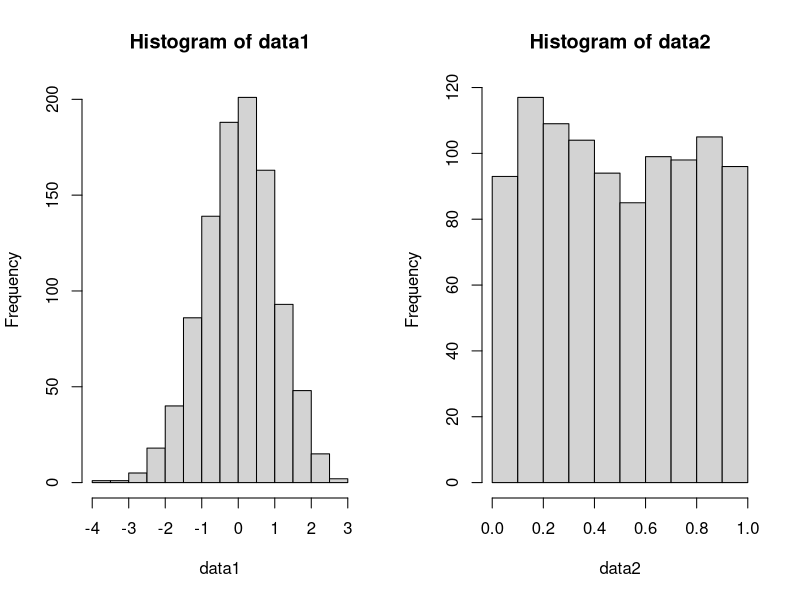
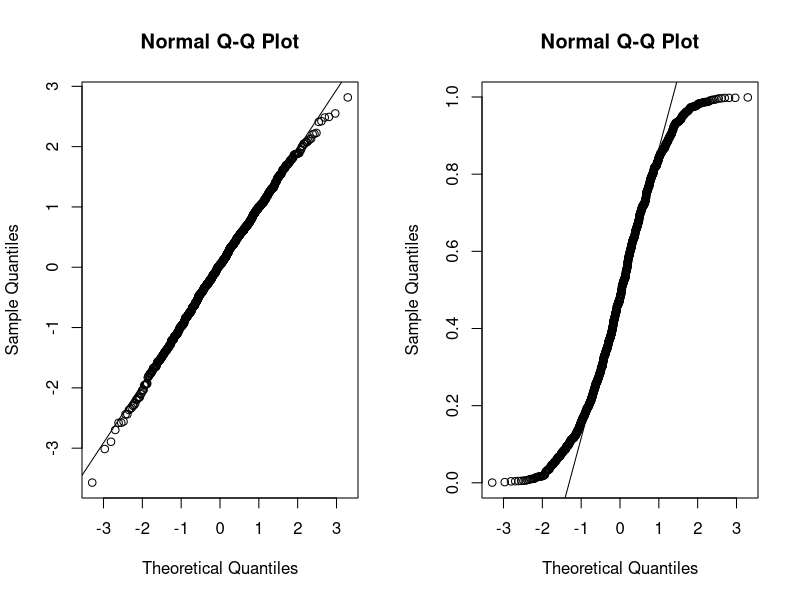
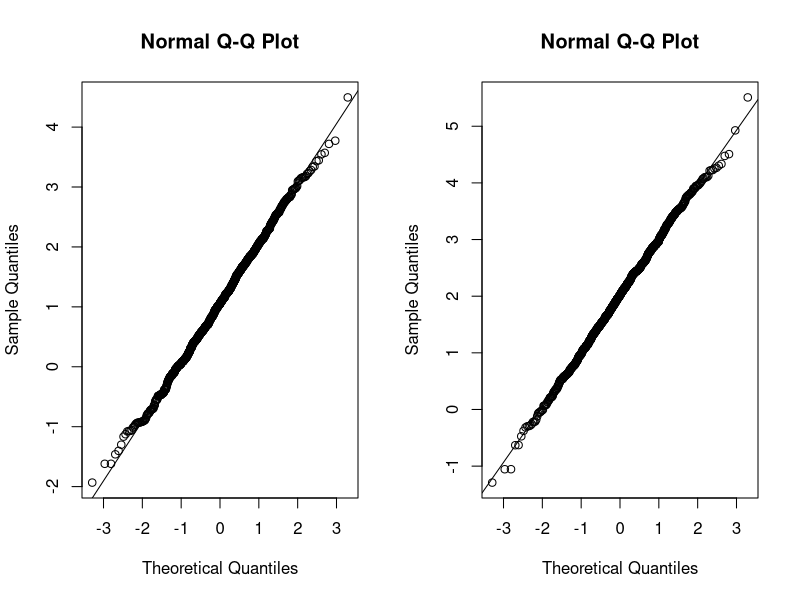
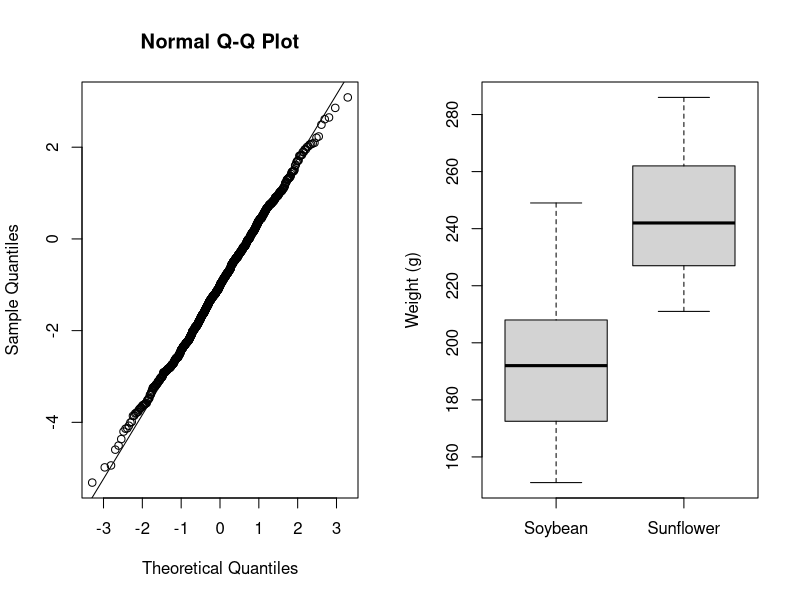
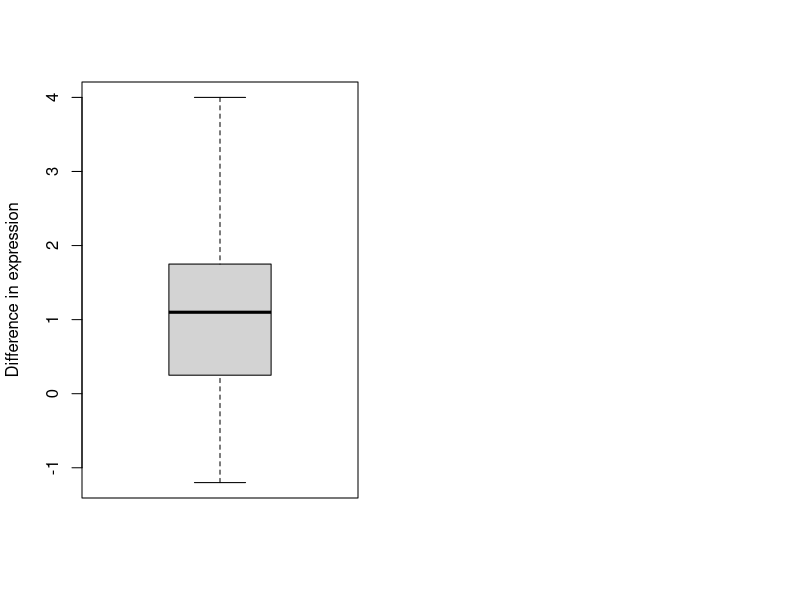

The R source for these figures, in order:
## ---- chunk 1
true.first <- rep(c("Milk", "Tea"), each=4)
guess.first <- rep(c("Milk", "Tea", "Milk", "Tea"), c(3,1,1,3))
## ---- chunk 2
tea.data <- table(true.first, guess.first) 
tea.data 
## ---- chunk 3
f.out <- fisher.test(tea.data) 
f.out 
## ---- chunk 4
f.out$p.value # To get the p-value 
f.out$estimate # To get the odds ratio 

# We can use t() to transpose the table: 
fisher.test(t(tea.data))  
## ---- chunk 5
true.first <- rep(c("Milk", "Tea", "Sugar"), each=6)
guess.first <- sample(c("Milk", "Tea", "Sugar"), 18, replace=TRUE)
tea.data.exp <- table(true.first, guess.first)
fisher.test(tea.data.exp) # What is this testing?
## ---- chunk 6
true.first <- rep(c("Milk", "Tea"), each=4*100)
guess.first <- sample(c("Milk", "Tea", "Milk", "Tea"), 800, replace=TRUE)
tea.data.more <- table(true.first, guess.first)
tea.data.more
## ---- chunk 7
fisher.test(tea.data.more) 
chisq.test(tea.data.more) 
## ---- chunk 8
fisher.test(tea.data) 
chisq.test(tea.data) 
## ---- chunk 9
true.first <- rep(c("Milk", "Tea", "Sugar"), each=600)
guess.first <- sample(c("Milk", "Tea", "Sugar"), 1800, replace=TRUE)
tea.data.exp.more <- table(true.first, guess.first)
try(fisher.test(tea.data.exp.more)) 
chisq.test(tea.data.exp.more) 
## ---- chunk 10
genotypes <- rep(c("AA", "Aa", "aa"), c(500, 600, 100))
# Create a table of genotypes:
genotab <- table(genotypes) 
# Create a vector of relative expected frequencies:
genoexp <- c(0.25, 0.5, 0.25)
chisq.test(genotab, p=genoexp) 
## ---- chunk 11
temp <- c(22.8, 22.7, 25.9, 22.0, 21.2, 24.4, 22.1, 22.6, 23.3, 22.2, 
          22.5, 24.1, 22.4, 25.1, 24.1, 23.3, 23.3, 22.5, 23.8, 22.4, 
          22.5, 23.4, 23.5, 22.5, 25.8, 23.8, 22.0, 22.0, 23.2, 22.0)
## ---- chunk 12
t.out <- t.test(temp, mu=25) 
t.out 
## ---- chunk 13
t.out$p.value 
t.out$statistic 
## ---- chunk 14
t.test(temp, mu=25, alternative="greater") 
## ---- chunk 15
on.soy <- c(188, 229, 192, 207, 172, 151, 188, 173, 209, 158, 
            211, 201, 205, 249, 214, 171, 198, 192, 161, 179)
on.sun <- c(213, 262, 237, 223, 223, 268, 216, 276, 258, 269,
            227, 252, 243, 286, 247, 277, 242, 233, 228, 211, 
            230, 254, 268, 242, 223, 242, 224, 279, 227, 251)
## ---- chunk 16
t.test(on.sun, on.soy) 
## ---- chunk 17
t.test(on.sun, on.soy, var.equal=TRUE) 
## ---- chunk 18
t.test(on.sun, on.soy, alternative="greater") 
# Note that 'greater' checks for "the first argument ('on.sun') > second ('on.soy')". 
## ---- chunk 19
                    #1   #2   #3   #4   #5   #6   #7    #8   #9   #10  #11  #12  #13  #14  #15
healthy.exprs <- c(6.9, 8.2, 9.0, 7.7, 6.5, 7.7, 5.5,  7.7, 7.6,  8.2, 6.5, 6.3, 8.7, 6.2, 8.4)
disease.exprs <- c(8.3, 9.5, 9.8, 9.9, 6.6, 8.1, 9.5, 10.0, 8.7, 10.0, 7.5, 8.0, 8.5, 5.0, 8.5)
## ---- chunk 20
t.test(healthy.exprs, disease.exprs, paired=TRUE) 
## ---- chunk 21
data1 <- rnorm(1000)
data2 <- runif(1000)
par(mfrow=c(1,2)) 
hist(data1) # looks normal
hist(data2) # doesn't look normal.
## ---- chunk 22
par(mfrow=c(1,2)) 
qqnorm(data1) 
qqline(data1) 
qqnorm(data2) 
qqline(data2) 
## ---- chunk 23
g1 <- rnorm(1000, mean=1)
g2 <- rnorm(1000, mean=2)
par(mfrow=c(1,2)) 
qqnorm(g1) 
qqline(g1) 
qqnorm(g2) 
qqline(g2) 
## ---- chunk 24
disease <- rnorm(1000, mean=1)
healthy <- rnorm(1000, mean=2)
par(mfrow=c(1,2)) 
effect <- disease - healthy 
qqnorm(effect)
qqline(effect) 
## ---- chunk 25
on.soy # Weights of chickens on soybean
on.sun # Weights of chickens on sunflower
## ---- chunk 26
wilcox.test(on.soy, on.sun) 
## ---- chunk 27
boxplot(list(Soybean=on.soy, Sunflower=on.sun), ylab="Weight (g)") 
## ---- chunk 28
healthy.exprs # Expression in healthy samples from each patient
disease.exprs # Expression in disease samples from each patient
## ---- chunk 29
wilcox.test(healthy.exprs, disease.exprs, paired=TRUE) 
## ---- chunk 30
boxplot(disease.exprs - healthy.exprs, ylab="Difference in expression") 
## ---- chunk 31
sessionInfo()
